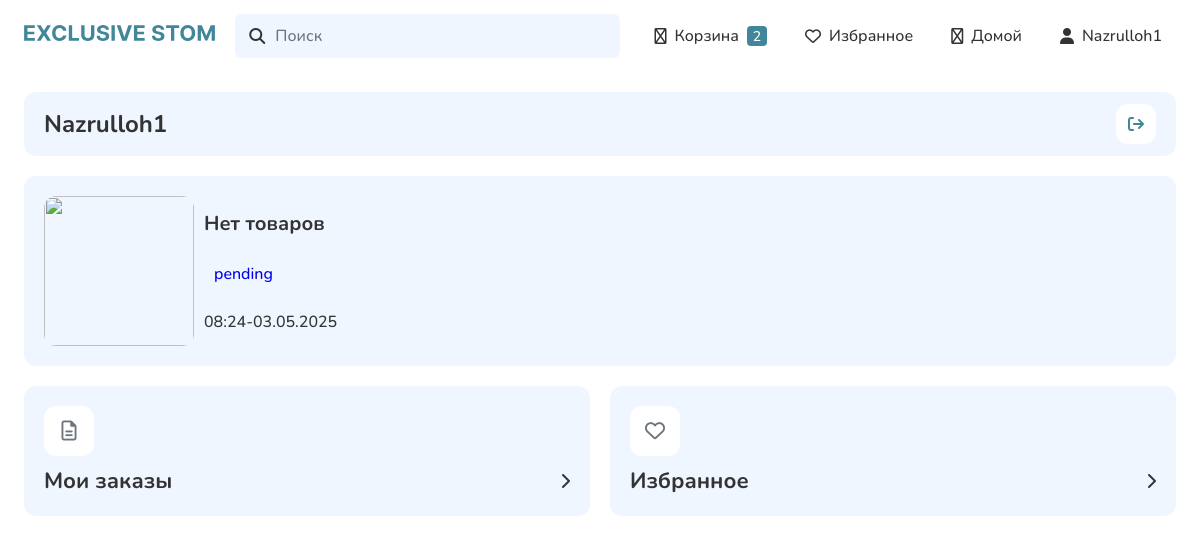
Page /profile/ (signed in) on the committed database.
### accounts/models.py (models this page shows, shortened)
class CustomUser(AbstractBaseUser, PermissionsMixin):
    phone_number = models.CharField(max_length=20, unique=True)
    first_name = models.CharField(max_length=30)
    last_name = models.CharField(max_length=30)
    is_active = models.BooleanField(default=True)
    is_staff = models.BooleanField(default=False)
    date_joined = models.DateTimeField(default=timezone.now)
    telegram_id = models.BigIntegerField(null=True, blank=True, unique=True)
    USERNAME_FIELD = 'phone_number'
    REQUIRED_FIELDS = ['first_name', 'last_name']
    objects = CustomUserManager()
    def get_full_name(self):
        return f"{self.first_name}".strip()

### main/models.py (models this page shows, shortened)
class Order(models.Model):
    STATUS_CHOICES = (
        ('warning', 'В ожидании'),
        ('warning', 'В обработке'),
        ('success', 'Доставлено'),
        ('danger', 'Отменено'),
    )
    user = models.ForeignKey(CustomUser, on_delete=models.CASCADE, related_name='orders')
    created_at = models.DateTimeField(auto_now_add=True)
    status = models.CharField(max_length=20, choices=STATUS_CHOICES, default='pending')
    total_price = models.DecimalField(max_digits=10, decimal_places=2, default=0)
    phone_number = models.CharField(max_length=20, blank=True)
    address = models.TextField(blank=True)

### main/views.py (the view)
# urls.py: path('profile/', ProfileView.as_view(), name='profile'),
class ProfileView(LoginRequiredMixin, TemplateView):
    template_name = 'profile.html'
    def get_context_data(self, **kwargs):
        context = super().get_context_data(**kwargs)
        context['current_order'] = Order.objects.filter(
            user=self.request.user).order_by('-created_at').first()
        return context

### cart/context_processors.py (called while the page is built)
def cart_item_count(request):
    if request.user.is_authenticated:
        cart, _ = Cart.objects.get_or_create(user=request.user)
        return {'cart_item_count': sum(item.quantity for item in cart.items.all())}
    return {'cart_item_count': 0}

### templates/profile.html
{% extends 'base.html' %}
{% load static %}
{% block content %}
  <div class="profile">
    <div class="section-wrapper">
      <div class="container">
        <div class="profile-details-heading">
          <h1>{{ user.get_full_name }}</h1>
          <a href="{% url 'accounts:logout' %}"><i class="fa-solid fa-arrow-right-from-bracket"></i></a>
        </div>
        {% if current_order %}
          <a href="{% url 'main:order-detail' current_order.id %}" class="profile-current-order">
            <img src="{{ current_order.items.first.product.image.url }}" alt="" />
            <div class="profile-order-details">
              <p class="order-title">
                {% for item in current_order.items.all %}
                  {{ item.product.name }}{% if not forloop.last %}, {% endif %}
                {% empty %}
                  Нет товаров
                {% endfor %}
              </p>
              <p class="order-status {{ current_order.status }}">{{ current_order.get_status_display }}</p>
              <p class="order-time">{{ current_order.created_at|date:'H:i-d.m.Y' }}</p>
            </div>
          </a>
        {% endif %}
        <div class="profile-details">
          <a href="{% url 'main:my-orders' %}" class="profile-item">
            <span><i class="fa-regular fa-file-lines"></i></span>
            <div class="profile-order-heading">
              <h1>Мои заказы</h1>
              <i class="fa-solid fa-chevron-right"></i>
            </div>
          </a>
          <a href="{% url 'main:favorite-list' %}" class="profile-item">
            <span><i class="fa-regular fa-heart"></i></span>
            <div class="profile-order-heading">
              <h1>Избранное</h1>
              <i class="fa-solid fa-chevron-right"></i>
            </div>
          </a>
        </div>
      </div>
    </div>
  </div>
{% endblock %}

### templates/base.html (shortened to what this page needs)
{% load static %}
<!DOCTYPE html>
<html lang="en">
  <head>
    <link rel="stylesheet" href="https://cdn.jsdelivr.net/npm/swiper@11/swiper-bundle.min.css" />
    <link rel="stylesheet" href="https://site-assets.fontawesome.com/releases/v6.7.2/css/all.css" />
    <link rel="stylesheet" href="{% static './assets/css/style.css' %}" />
    <link rel="stylesheet" href="{% static './assets/css/responsive.css' %}" />
  </head>
  <body class="light-mode" style='background:white'>
    <header>
      <div class="section-wrapper">
        <div class="container">
          <div class="header-wrapper">
            <a href="{% url 'main:home' %}" class="logo"><img src="{% static './assets/imgs/logo.svg' %}" alt="" /></a>
            <form action="{% url 'main:product_search' %}" method="get" class="header-search">
              <i class="fa-solid fa-magnifying-glass"></i>
              <input type="text" name="q" placeholder="Поиск" required />
            </form>
            <div class="header-actions">
              <a href="{% url 'main:cart' %}" title="Корзина" class="header-cart">
                <i class="fa-regular fa-bag-shopping"></i>
                <p>Корзина</p>
                {% if request.resolver_match.url_name != 'cart' %}
                  <span id="header-cart-count">0</span>
                {% endif %}
              </a>
              <a href="{% url 'main:favorite-list' %}" title="Избранное" >
                <i class="fa-regular fa-heart"></i>
                <p>Избранное</p>
              </a>
              <a href="{% url 'main:home' %}" title="Избранное" >
                <i class="fa-regular fa-home"></i>
                <p>Домой</p>
              </a>
              {% if user.is_authenticated %}
                <a href="{% url 'main:profile' %}" title="Профиль: {{ user.first_name }}">
                  <i class="fa-solid fa-user"></i>
                  {{ user.first_name }}
                </a>
              {% else %}
                <a href="{% url 'accounts:login' %}" title="Вход в профиль">
                  <i class="fa-regular fa-user"></i>
                  <p>Войти</p>
                </a>
              {% endif %}
            </div>
          </div>
        </div>
      </div>
    </header>
    {% block content %}
    {% endblock %}
  </body>
</html>

### static/assets/css/style.css (style rules this page uses)
:root { --main-color: #418699; --color-dark: #333; --color-success: #2d6a4f; --color-success-outline: #95d5b2; --color-warning: #ff9500; --color-warning-outline: #fff3bc; --color-danger: #d90429; --color-danger-outline: #f998a8; --color-white: #fff; --color-light-white: #f0f6ff; --color-gray: #6c757d; --color-light-gray: #dee2e6; }
* { margin: 0; padding: 0; list-style-type: none; text-decoration: none; box-sizing: border-box; scroll-behavior: smooth; font-family: "system-ui"; transition: all 0.3s ease; }
.section-wrapper { position: relative; }
.container { max-width: 1280px; margin: 0 auto; padding: 0 2%; }
header { padding: 14px 0; position: relative; z-index: 10; }
.logo { width: 20%; }
.logo img { width: 100%; }
.header-wrapper { display: flex; justify-content: space-between; align-items: center; gap: 20px; }
.header-actions { display: flex; gap: 10px; }
html, body { overflow-x: hidden; }
.profile { padding-top: 20px; }
.order-title { font-family: "system-ui-b"; font-size: 20px; color: var(--color-dark); }
.order-time { color: var(--color-dark); }

### rows in the picture
CustomUser: first_name "Nazrulloh1", get_full_name "Nazrulloh1"
Order: status "pending", created_at "08:24-03.05.2025"
